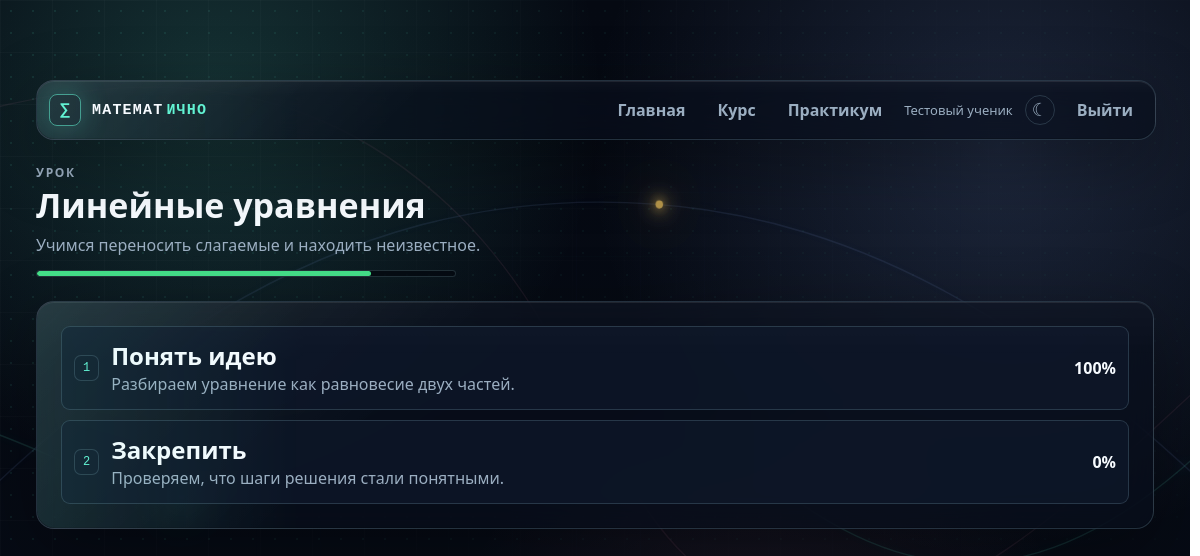
Page /lesson/1 (signed in) on the committed database.
### tables this page shows
CREATE TABLE users (
                id INTEGER PRIMARY KEY AUTOINCREMENT,
                name TEXT NOT NULL,
                email TEXT UNIQUE,
                password_hash TEXT,
                role TEXT NOT NULL DEFAULT 'student',
                created_at TEXT NOT NULL DEFAULT CURRENT_TIMESTAMP
            );

CREATE TABLE lessons (
                id INTEGER PRIMARY KEY AUTOINCREMENT,
                module_id INTEGER NOT NULL,
                title TEXT NOT NULL,
                description TEXT NOT NULL DEFAULT '',
                sort_order INTEGER NOT NULL DEFAULT 0,
                created_at TEXT NOT NULL DEFAULT CURRENT_TIMESTAMP,
                FOREIGN KEY (module_id) REFERENCES modules(id) ON DELETE CASCADE
            );

CREATE TABLE lesson_levels (
                id INTEGER PRIMARY KEY AUTOINCREMENT,
                lesson_id INTEGER NOT NULL,
                title TEXT NOT NULL,
                description TEXT NOT NULL DEFAULT '',
                sort_order INTEGER NOT NULL DEFAULT 0,
                created_at TEXT NOT NULL DEFAULT CURRENT_TIMESTAMP,
                FOREIGN KEY (lesson_id) REFERENCES lessons(id) ON DELETE CASCADE
            );

### main.py (the view)
@app.route("/lesson/<int:lesson_id>")
@login_required
def lesson_page(lesson_id):
    lesson = get_lesson(lesson_id, current_user_id())
    if not lesson:
        return redirect(url_for("student_dashboard"))
    requested_block_id = request.args.get("block", type=int)
    active_block = None
    if lesson["blocks"]:
        active_block = next(
            (block for block in lesson["blocks"] if block["id"] == requested_block_id),
            lesson["blocks"][0],
        )
    active_index = lesson["blocks"].index(active_block) if active_block else -1
    next_block = lesson["blocks"][active_index + 1] if 0 <= active_index < len(lesson["blocks"]) - 1 else None
    prev_block = lesson["blocks"][active_index - 1] if active_index > 0 else None
    return render_template(
        "lesson.html",
        lesson=lesson,
        active_block=active_block,
        next_block=next_block,
        prev_block=prev_block,
    )

### db.py (called while the page is built)
def get_connection():
    INSTANCE_DIR.mkdir(exist_ok=True)
    connection = sqlite3.connect(DB_PATH)
    connection.row_factory = sqlite3.Row
    connection.execute("PRAGMA foreign_keys = ON")
    return connection

def row_to_dict(row):
    if row is None:
        return None
    return dict(row)

def parse_block(row):
    block = row_to_dict(row)
    if not block:
        return None
    block["data"] = json.loads(block.pop("data_json") or "{}")
    return block

def get_lesson_levels(lesson_id, user_id=None):
    with get_connection() as connection:
        levels = [
            row_to_dict(row)
            for row in connection.execute(
                """
                SELECT * FROM lesson_levels
                WHERE lesson_id = ?
                ORDER BY sort_order, id
                """,
                (lesson_id,),
            ).fetchall()
        ]
        for level in levels:
            level["blocks"] = get_level_blocks(level["id"], user_id)
            level["progress"] = get_level_progress_summary(connection, user_id, level["id"])
        return levels

def get_lesson(lesson_id, user_id=None):
    with get_connection() as connection:
        lesson = row_to_dict(
            connection.execute("SELECT * FROM lessons WHERE id = ?", (lesson_id,)).fetchone()
        )
        if not lesson:
            return None
        lesson["levels"] = get_lesson_levels(lesson_id, user_id)
        lesson["blocks"] = [
            parse_block(row)
            for row in connection.execute(
                """
                SELECT * FROM lesson_blocks
                WHERE lesson_id = ?
                ORDER BY sort_order, id
                """,
                (lesson_id,),
            ).fetchall()
        ]
        for block in lesson["blocks"]:
            block["progress"] = get_block_progress(connection, user_id, block["id"])
        lesson["progress"] = get_lesson_progress_summary(connection, user_id, lesson_id)
        return lesson

def get_block_progress(connection, user_id, block_id):
    if not user_id:
        return None
    row = connection.execute(
        """
        SELECT * FROM progress
        WHERE user_id = ? AND block_id = ?
        ORDER BY updated_at DESC
        LIMIT 1
        """,
        (user_id, block_id),
    ).fetchone()
    return row_to_dict(row)

### main.py (called while the page is built)
@app.before_request
def load_logged_in_user():
    user_id = session.get("user_id")
    g.user = get_user(user_id) if user_id else None

### templates/lesson.html (shortened to what this page needs)
﻿<!DOCTYPE html>
<html lang="ru">
<head>
    <link rel="stylesheet" href="{{ url_for('static', filename='style.css') }}">
</head>
<body class="code-bg-page">
    {% include "_code_background.html" %}
    <main class="learning-shell">
        {% include "_top_nav.html" %}
        <header class="learning-header compact">
            <div>
                <p class="eyebrow">Урок</p>
                <h1>{{ lesson.title }}</h1>
                <p>{{ lesson.description }}</p>
                <div class="progress-track lesson-progress">
                    <div class="progress-fill" style="width: {{ lesson.progress.percent }}%"></div>
                </div>
            </div>
        </header>
        <section class="content-panel admin-list-panel">
            {% for level in lesson.levels %}
                <a class="admin-list-row" href="{{ url_for('level_page', level_id=level.id) }}">
                    <span class="module-index">{{ loop.index }}</span>
                    <div>
                        <h2>{{ level.title }}</h2>
                        <p>{{ level.description }}</p>
                    </div>
                    <strong>{{ level.progress.percent }}%</strong>
                </a>
            {% endfor %}
        </section>
    </main>
</body>
</html>

### templates/_top_nav.html (shortened to what this page needs)
﻿<nav class="top-nav">
    <a class="brand-link" href="{{ url_for('student_dashboard') }}" aria-label="Математично">
        <span class="brand-bracket">∑</span>
        <span>Математ</span><strong>ично</strong>
    </a>
    <div class="top-nav-links">
        <a href="{{ url_for('student_dashboard') }}">Главная</a>
        <a href="{{ url_for('course_page') }}">Курс</a>
        <a href="{{ url_for('laboratory_page') }}">Практикум</a>
        {% if current_user %}
            <span>{{ current_user.name }}</span>
            <button class="theme-switch site-theme-toggle" type="button" data-site-theme-toggle title="Сменить тему">☾</button>
            <a href="{{ url_for('logout') }}">Выйти</a>
        {% endif %}
    </div>
</nav>

### rows in the picture
users: name "Тестовый ученик"
lessons: title "Линейные уравнения", description "Учимся переносить слагаемые и находить неизвестное."
lesson_levels: title "Понять идею", description "Разбираем уравнение как равновесие двух частей.", progress.percent "100"
lesson_levels: title "Закрепить", description "Проверяем, что шаги решения стали понятными.", progress.percent "0"
